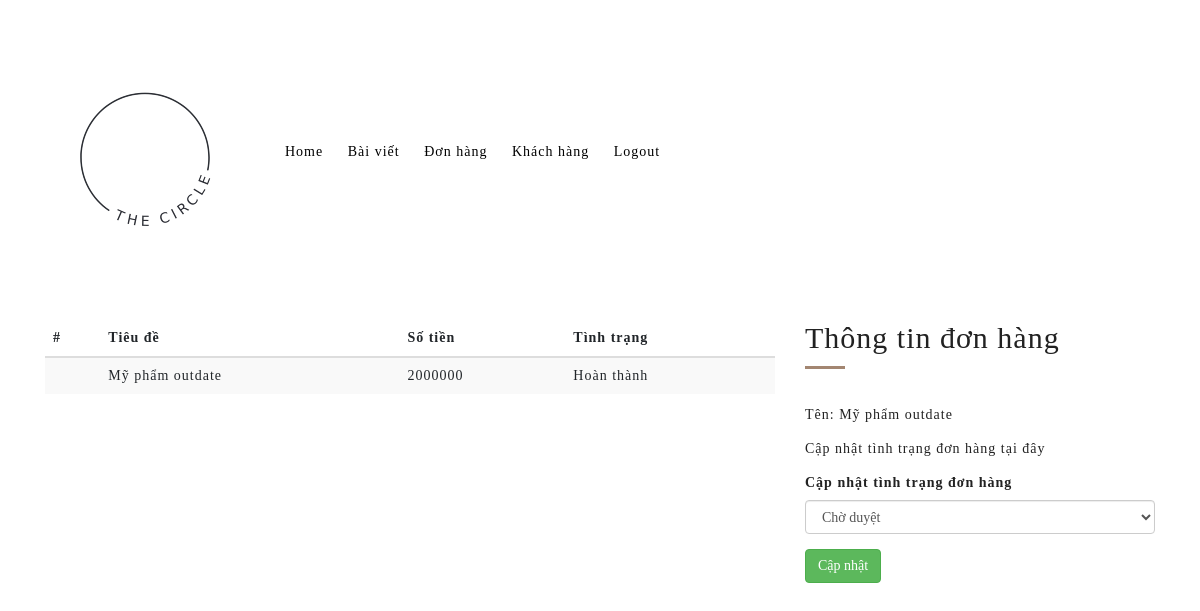
The app's page /admin/deals/1 (signed in) with its own data.
### app/main/models.py (models this page shows)
class Base(db.Model):
    __abstract__ = True
    id = db.Column(db.Integer, primary_key=True)
    date_created = db.Column(db.DateTime, default=db.func.current_timestamp())
    date_modified = db.Column(db.DateTime, default=db.func.current_timestamp(),
                              onupdate=db.func.current_timestamp())

class Post(Base):
    __tablename__ = 'blog_post'
    category = db.Column(db.String(128), nullable=True)
    title = db.Column(db.String(128), nullable=False)
    description_text = db.Column(db.String(128), nullable=False)
    detail = db.Column(db.Text, nullable=False)
    deals= db.relationship('Deal', backref='belong_to_post', lazy='dynamic')
    interest = db.Column(db.String(128))
    min_money = db.Column(db.String(128))
    level = db.Column(db.String(128))

class Deal(Base):
    __tablename__ = 'deal'
    status = db.Column(db.String(120))
    invest_money = db.Column(db.Integer)
    user_id = db.Column(db.Integer, db.ForeignKey('user.id'))
    post_id = db.Column(db.Integer, db.ForeignKey('blog_post.id'))

### app/admin/views.py (the view)
@admin.route('/admin/deals/<int:id>', methods=['GET', 'POST'])
@requires_access_level(ACCESS['admin'])
def get_deal_detail(id):
    deal = Deal.query.get(id)
    table_header = ['Tiêu đề', 'Số tiền', 'Tình trạng']
    form = UpdateDealForm()
    if form.validate_on_submit():
        deal.status = form.status.data
        db.session.commit()
        return redirect(url_for('admin.get_deal_detail', id= deal.id))
    return render_template('/admin/deal_detail.html', deal=deal, table_header= table_header, form=form)

### app/admin/forms.py
class UpdateDealForm(Form):
    status = SelectField('Tình trạng', choices=[('Chờ duyệt', 'Chờ duyệt'), ('Đã xác nhận', 'Đã xác nhận'), ('Hoàn thành', 'Hoàn thành')])

### app/main/models.py (called while the page is built)
@login_manager.user_loader
def user_loader(user_id):
    return User.query.get(user_id)

def requires_access_level(access_level):
    def decorator(f):
        @wraps(f)
        def decorated_function(*args, **kwargs):
            user = current_user
            if not current_user.is_authenticated:
                return redirect(url_for('auth.user_login'))
            elif not user.allowed(access_level):
                return redirect(url_for('auth.user_profile', id= current_user.id, message="You do not have access to that page. Sorry!"))
            return f(*args, **kwargs)
        return decorated_function
    return decorator

    def allowed(self, access_level):
        return self.access >= access_level

### app/templates/admin/deal_detail.html (shortened to what this page needs)
{% extends 'admin_base.html' %}
{% block contents %}
<div class="container">
    <div class="row row-fluid" style="opacity: 1;">
        <div class="col-sm-8">
            <table class="table table-striped">
        <thead>
        <tr>
            <th scope="col">#</th>
            {% for header in table_header %}
            <th scope="col">{{ header }}</th>
            {% endfor %}
        </tr>
        </thead>
        <tbody>
        <tr>
            <th scope="row"></th>
            <td>{{deal.belong_to_post.title}}</td>
            <td>{{deal.invest_money}}</td>
            <td>{{deal.status}}</td>
        </tr>
        </tbody>
        </table>
        </div>
        <div class="col-sm-4">
            <h2 class="oi_sub_legend">Thông tin đơn hàng</h2>
            <div class="oi_port_sep"></div>
            <p>&nbsp;</p>
            <p> Tên: {{ deal.belong_to_post.title }}</p>
            <p> Cập nhật tình trạng đơn hàng tại đây</p>
            <form method="POST">
                <div class="form-group">
                    <label>Cập nhật tình trạng đơn hàng</label>
                    {{ form.status(class="form-control") }}
                </div>
                <button type="submit" class="btn btn-success">Cập nhật</button>
            </form>
        </div>
    </div>
</div>
{% endblock %}

### app/static/css/main_style.css (style rules this page uses)
body { letter-spacing:1px; }
h1,h2,h3,h4,h5,h6 { margin-top:0px; }
.oi_port_sep { height:3px; width:40px; background:#a38671 }

### app/static/css/options.css (style rules this page uses)
body { font-family: 'Playfair Display', serif; font-weight: 300; font-style: ; font-size: 14px; line-height: 24px; color: #222222; background-color: #ffffff; background-image: url(''); background-repeat: ; background-position: ; background-size: ; background-attachment: ; }
.oi_sub_legend { font-family: 'Viaoda Libre', cursive;; font-weight: 400; font-style: ; font-size: 30px; line-height: 36px; color: #222; }
h2 { font-family: 'Viaoda Libre', cursive;; font-weight: 300; font-style: ; font-size: 30px; line-height: 34px; color: #222; }
.oi_port_sep { background: #a38671 !important; }

### records on screen
Post: belong_to_post "Mỹ phẩm outdate"
Deal: invest_money "2000000", status "Hoàn thành"

### other values on screen
{{ header }} "Tiêu đề" "Số tiền" "Tình trạng"
